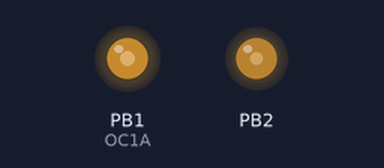
A program run on a simulated ATmega328P, built with avr-gcc and emulated at 8 MHz. On the bench: output pins drawn as LEDs (lit = HIGH). At 0.0 s the program stops and its outputs stay as they are.

Above: at 0.1 s.
Timing chart, 0 to 1.5 s (numbered marks = the images above):
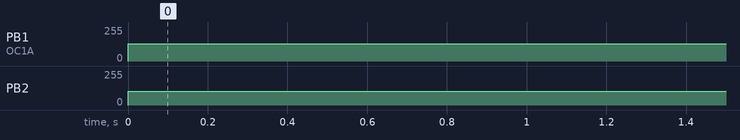

The program:

main.c
```c
/*
 * GccApplication1.c
 *
 * Created: 7/22/2020 1:49:51 PM
 * Author : Osama
 */

#define F_CPU 8000000UL

#include <avr/io.h>
#include "GPIO.h"
#include "Timer1.h"
int main(void)
{
	// Making it outputs

	GPIOInit();

	// Timer1

	Timer1Init();

    /* Replace with your application code */
    while (1)
    {
		/*
		We don't need to write any code in here,
		we configure our registers to automatically generate pulses when the counter reaches the value of OCRnX.
		Anyway, we must make an infinite loop inside the main function to make the micro controller works repeatedly
		*/
    }
}
```

Timer1.c
```c
/*
 * Timer1.c
 *
 * Created: 7/23/2020 12:14:16 AM
 *  Author: Osama
 */

#include "Timer1.h"

void Timer1Init()
{
	//Note: the initial value of registers is logical 0 so if we want to write 1 0 and it is the first use,
    // we will just set the logical 1 only (the logical 0 is set by default).
	TCCR1A |= (1<<WGM11); //Choosing phase correct mode (with adjustable TOP value) by setting WGM13:0 --> 1 0 1 0
	TCCR1B |= (1<<WGM13); //Note: WGM13 and WGM12 are located in TCCR1B

	/*
	For Phase correct mode:
	 Choosing inverter mode for OCR1A and non-inverted mode for OCR1B
	When COM1A1:0 ---> 1 1 , it means to set OC1A on compare match when up-counting,
	and clear OC1A on compare match when down counting.

	When COM1B1:0 ---> 1 0 , it means to clear OC1B on compare match when up-counting,
	and set OC1A on compare match when down counting.
	*/
	/////////This is to make two complementary waves////////////

	TCCR1A |= (1<<COM1A1);
	TCCR1A |= (1<<COM1A0);
	TCCR1A |= (1<<COM1B1) ;


	/*
	To have a periodic time of 200 us,
	we divide the internal clock frequency(8*10^6Hz) / 2 * the wave freguency (5000Hz) = 800
	(i.e. when the TCNT1 counts up to 800 ticks, it means 200 micro seconds have passed)
	Since the TCNT1 is a 16-bit register that can hold up to 65535, we don't need a prescaler
	If we choosed a duty cycle of 50% on OC1A pin, we mean to make the OCR1A half of the ICR1 (0.5*800=400)
	The other wave must have a dead time of 10 us (this is 5% of the periodic time).
	But we need to make a dead time in counting up and counting down.
	So, we make the second wave on the OC1B pin uses a duty cycle of 40% ( this is 10% less than the previous one)
	-----> OCR1B = 0.4*ICR1 = 0.4 * 800 = 320
	*/


	TCCR1B |= (1<<CS10); // Setting prescaler to none

	ICR1 = 800; // Setting the TOP count to have a periodic time 200 us
	OCR1A = 400 ;// The duty cycle is 50%
	OCR1B = 320; // The duty cycle is 40%

}
```

Timer1.h
```c
/*
 * Timer1.h
 *
 * Created: 7/23/2020 12:14:32 AM
 *  Author: Osama
 */
#include <avr/io.h>

#ifndef TIMER1_H_
#define TIMER1_H_

#define OCFA 1
#define OCFB 2

void Timer1Init(void);


#endif /* TIMER1_H_ */
```

GPIO.c
```c
/*
 * GPIO.c
 *
 * Created: 7/23/2020 12:10:00 AM
 *  Author: Osama
 */

#include "GPIO.h"
#include <avr/io.h>

void GPIOInit(void)
{
	// Configuring the direction of OC1A & OC1B as output pins
	DDRB |= (1<<OC1A) | (1<<OC1B);
}
```

GPIO.h
```c
/*
 * GPIO.h
 *
 * Created: 7/23/2020 12:05:26 AM
 *  Author: Osama
 */


#ifndef GPIO_H_
#define GPIO_H_
#define OC1A 1 // The output pin 1 in port B
#define OC1B 2 // The output pin 2 in port B

void GPIOInit (void);


#endif /* GPIO_H_ */
```

Measured:
- by itself, PB1 (OC1A): 0/255 → 128/255 at 0.00 s
- by itself, PB2: 0/255 → 102/255 at 0.00 s
